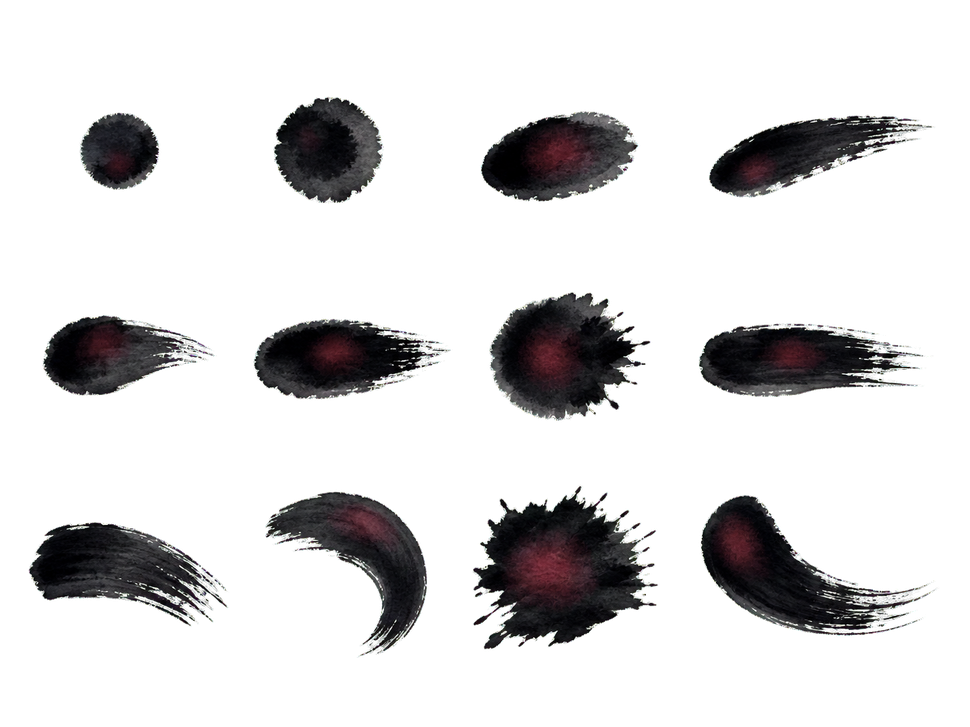
#> input picture docs/ui/battle/source_art/battle_target_ink_dots_atlas.png, 970 x 727 px, shrunk from 1448 x 1086 before the run
$ python gamexxk_slice_battle_target_atlas.py
#> lines starting #> are read from the running program, lines starting #| are printed output that depends on the picture
#!/usr/bin/env python3
from __future__ import annotations

import argparse
from pathlib import Path

from PIL import Image

PROJECT_ROOT = Path(__file__).resolve().parents[1]
SOURCE_DIR = PROJECT_ROOT / "docs" / "ui" / "battle" / "source_art"
DEFAULT_ATLAS = SOURCE_DIR / "battle_target_ink_dots_atlas.png"
DEFAULT_OUT_DIR = SOURCE_DIR / "Generated"
ROWS = 3
COLUMNS = 4
DAB_COUNT = ROWS * COLUMNS


def alpha_bounds(image: Image.Image, threshold: int) -> tuple[int, int, int, int]:
    alpha = image.getchannel("A")
    width, height = image.size
    xs: list[int] = []
    ys: list[int] = []
    for y in range(height):
        for x in range(width):
            if alpha.getpixel((x, y)) > threshold:
                xs.append(x)
                ys.append(y)
    if not xs:
        raise ValueError("cell has no visible alpha")
    return min(xs), min(ys), max(xs) + 1, max(ys) + 1


def expand_box(
    box: tuple[int, int, int, int],
    size: tuple[int, int],
    padding: int,
) -> tuple[int, int, int, int]:
    left, top, right, bottom = box
    width, height = size
    return (
        max(0, left - padding),
        max(0, top - padding),
        min(width, right + padding),
        min(height, bottom + padding),
    )


def slice_atlas(atlas_path: Path, out_dir: Path, padding: int, alpha_threshold: int) -> list[Path]:
#> called with padding = 12, alpha_threshold = 8
    image = Image.open(atlas_path).convert("RGBA")
#> image is the input picture: PIL image 970x727 RGBA; mean R, G, B, A 12.1, 11.4, 11.8, 47.2
    cell_width = image.width // COLUMNS
#> cell_width = 242
    cell_height = image.height // ROWS
#> cell_height = 242
    out_dir.mkdir(parents=True, exist_ok=True)
    outputs: list[Path] = []

    for index in range(DAB_COUNT):
        row = index // COLUMNS
        column = index % COLUMNS
        cell_box = (
            column * cell_width,
            row * cell_height,
            image.width if column == COLUMNS - 1 else (column + 1) * cell_width,
            image.height if row == ROWS - 1 else (row + 1) * cell_height,
        )
        cell = image.crop(cell_box)
        bounds = expand_box(alpha_bounds(cell, alpha_threshold), cell.size, padding)
        dab = cell.crop(bounds)
        output = out_dir / f"battle_target_ink_dab_{index:02d}.png"
        dab.save(output)
        outputs.append(output)
#> this loop made 12 passes
#> bounds on passes 1 to 12: (67, 100, 172, 203), (19, 84, 242, 216), (0, 99, 242, 214), (0, 102, 222, 210), (30, 61, 230, 166), (0, 64, 221, 170), (0, 37, 242, 192), (0, 69, 220, 167), (16, 26, 241, 155), (11, 0, 242, 186), (0, 0, 242, 178), (0, 0, 225, 165)
#> pass 1, in slice_atlas, `cell = image.crop(cell_box)`:
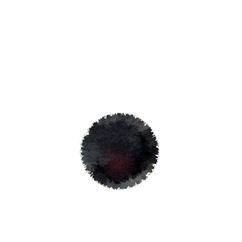
#> cell: PIL image 242x242 RGBA; mean R, G, B, A 5, 5, 5.2, 20.5; transparent parts drawn white
#> pass 1, in alpha_bounds, `alpha = image.getchannel("A")`:
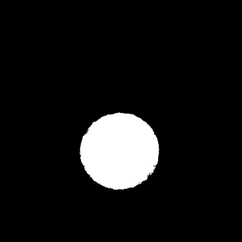
#> alpha: PIL image 242x242 L; min 0, max 255, mean 20.5
#> pass 1, in slice_atlas, `dab = cell.crop(bounds)`:
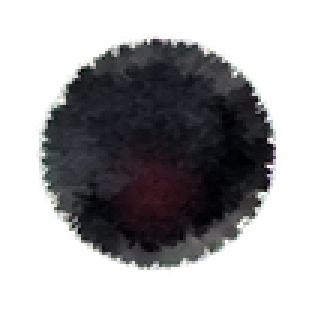
#> dab: PIL image 105x103 RGBA (shown 3 times larger); mean R, G, B, A 27.2, 26.9, 28.4, 111.3; transparent parts drawn white
#> pass 2, in slice_atlas, `cell = image.crop(cell_box)`:
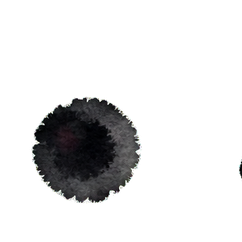
#> cell: PIL image 242x242 RGBA; mean R, G, B, A 9.2, 9.3, 9.5, 38.3; transparent parts drawn white
#> after the loop:
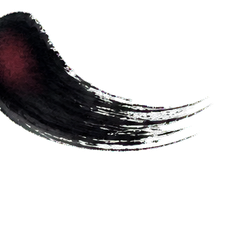
#> cell: PIL image 244x243 RGBA; mean R, G, B, A 13.6, 12.9, 13.4, 51.9; transparent parts drawn white
#> after the loop:
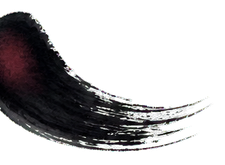
#> dab: PIL image 225x165 RGBA; mean R, G, B, A 21.7, 20.6, 21.4, 82.9; transparent parts drawn white
#> after the loop, outputs = 12 items
    return outputs


def main() -> None:
    parser = argparse.ArgumentParser(description="Slice GameXXK battle targeting ink dab atlas")
    parser.add_argument("--atlas", type=Path, default=DEFAULT_ATLAS)
    parser.add_argument("--out-dir", type=Path, default=DEFAULT_OUT_DIR)
    parser.add_argument("--padding", type=int, default=12)
    parser.add_argument("--alpha-threshold", type=int, default=8)
    args = parser.parse_args()

    outputs = slice_atlas(args.atlas, args.out_dir, args.padding, args.alpha_threshold)
#> outputs = 12 items
    print({"ok": True, "count": len(outputs), "out_dir": str(args.out_dir)})
#| {'ok': True, 'count': 12, 'out_dir': 'docs/ui/battle/source_art/Generated'}


if __name__ == "__main__":
    main()
